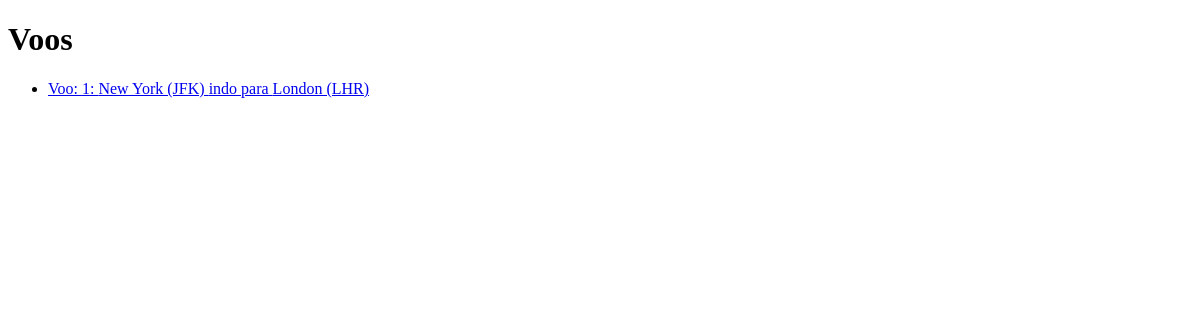
Before: / with the older database file.
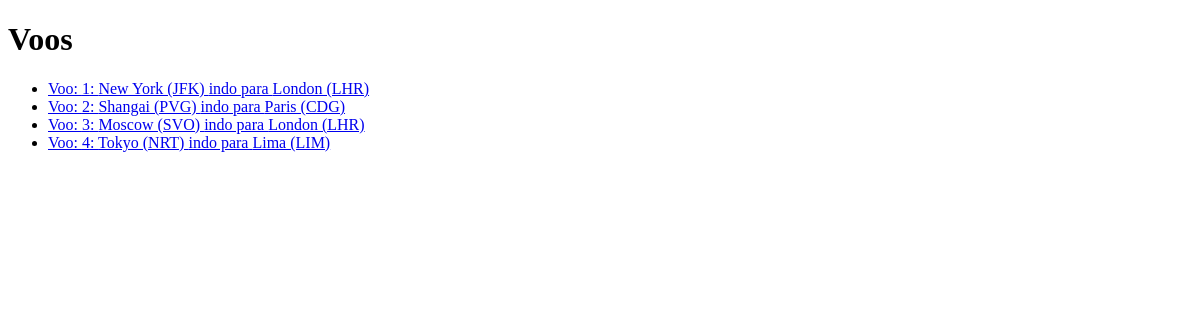
After: the same page with the newer database file.
### flights/models.py (models this page shows, shortened)
class Flight(models.Model):
    origin = models.ForeignKey(Airport, on_delete=models.CASCADE, related_name="departures")
    destination = models.ForeignKey(Airport, on_delete=models.CASCADE, related_name="arrivals")
    duration = models.IntegerField()

class Airport(models.Model):
    code = models.CharField(max_length=3)
    city = models.CharField(max_length=64)
    def __str__(self):
        return f"{self.city} ({self.code})"

### flights/views.py (the view)
# urls.py: path("", views.index, name="index"),
def index(request):
    flights = Flight.objects.all()
    context = {
        "flights": flights
    }
    return render(request, "index.html", context)

### flights/templates/index.html
{% extends "layout.html" %}
{% block body %}
    <h1>Voos</h1>
    <ul>
        {% for flight in flights %}
            <li>
                <a href="{% url 'flight' flight.id %}">
                    Voo: {{ flight.id }}: {{ flight.origin }} indo para {{ flight.destination }}
                </a>
            </li>
        {% endfor %}
    </ul>
{% endblock %}

### flights/templates/layout.html (shortened to what this page needs)
<!DOCTYPE html>
<html lang="en">
<head>
</head>
<body>
    {% block body %}
    {% endblock %}
</body>
</html>

Changed rows visible on the page:
added Flight: id "2", origin "Shangai (PVG)", destination "Paris (CDG)"
added Flight: id "3", origin "Moscow (SVO)", destination "London (LHR)"
added Flight: id "4", origin "Tokyo (NRT)", destination "Lima (LIM)"
